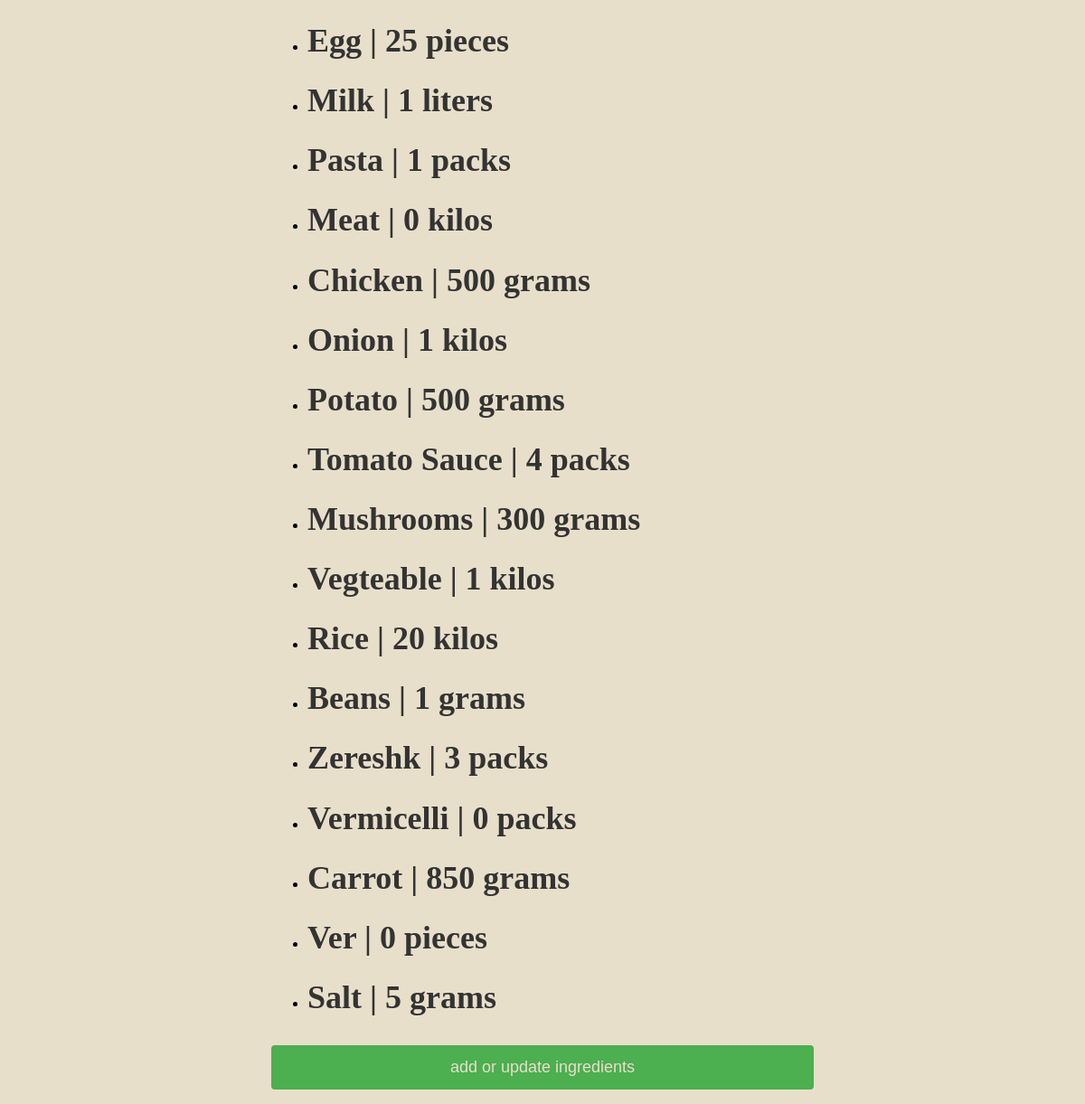
Page /show/ on the committed database.
### food/models.py (models this page shows, shortened)
class Ingredients(models.Model):
    values= (
        ('liters','Liters'),
        ('pieces','Pieces'),
        ('kilos','Kilos'),
        ('grams','Grams'),
        ('packs','Packs'),
    )
    name = models.CharField(max_length=100)
    quantity = models.PositiveIntegerField(default=0)
    quantity_value = models.CharField(max_length=50,choices=values,default='pieces')

### food/views.py (the view)
# urls.py: path("show/", show_ingredients,name='show'),
def show_ingredients(request):
    ingredients= Ingredients.objects.all()
    context={
        'ingredients':ingredients
    }
    return render(request, 'food/show.html',context)

### food/templates/food/show.html (shortened to what this page needs)
<!DOCTYPE html>
<html lang="en">
<head>
</head>
<body>
  <div style="width: 600px; margin: 0 auto;">
    <ul>
      {%for ing in ingredients%}
      <li>
        <h1>{{ing.name|title}} | {{ing.quantity}} {{ing.quantity_value}} </h1>
      </li>
      {% endfor %}
    </ul>
   <a href="edit/"><button>add or update ingredients</button></a>
  </div>
</body>
</html>

### food/templates/food/show.html (style rules this page uses)
body { background-color: #E8DFCA; }
h1 { font-size: 36px; color: #333; }
button { width: 100%; background-color: #4CAF50; color:#E8DFCA; padding: 14px 20px; margin: 8px 0; border: none; border-radius: 4px; cursor: pointer; font-size: 18px; }

### rows in the picture
Ingredients: name "Egg", quantity "25", quantity_value "pieces"
Ingredients: name "Milk", quantity "1", quantity_value "liters"
Ingredients: name "Pasta", quantity "1", quantity_value "packs"
Ingredients: name "Meat", quantity "0", quantity_value "kilos"
Ingredients: name "Chicken", quantity "500", quantity_value "grams"
Ingredients: name "Onion", quantity "1", quantity_value "kilos"
Ingredients: name "Potato", quantity "500", quantity_value "grams"
Ingredients: name "Tomato Sauce", quantity "4", quantity_value "packs"
Ingredients: name "Mushrooms", quantity "300", quantity_value "grams"
Ingredients: name "Vegteable", quantity "1", quantity_value "kilos"
Ingredients: name "Rice", quantity "20", quantity_value "kilos"
Ingredients: name "Beans", quantity "1", quantity_value "grams"
Ingredients: name "Zereshk", quantity "3", quantity_value "packs"
Ingredients: name "Vermicelli", quantity "0", quantity_value "packs"
Ingredients: name "Carrot", quantity "850", quantity_value "grams"
Ingredients: name "Ver", quantity "0", quantity_value "pieces"
Ingredients: name "Salt", quantity "5", quantity_value "grams"
